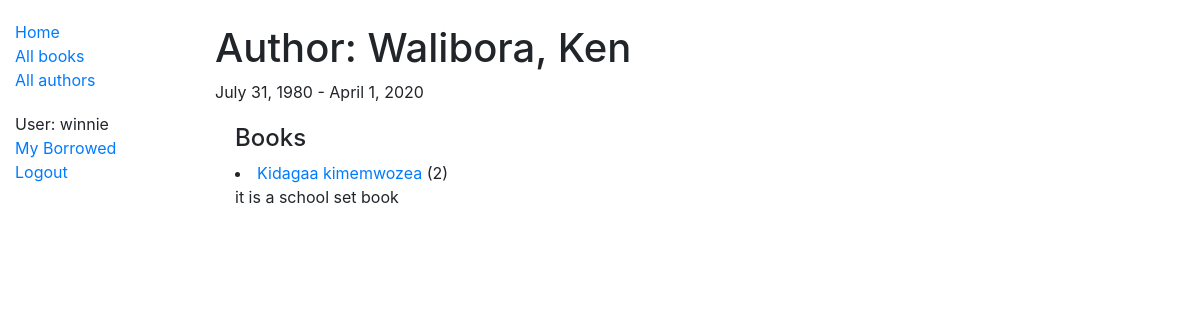
The page /catalog/authors/1 (signed in) on the database its author committed.
### catalog/models.py (models this page shows, shortened)
class Author(models.Model):
    first_name = models.CharField(max_length=100)
    last_name = models.CharField(max_length=100)
    date_of_birth = models.DateField(null=True, blank=True)
    date_of_death = models.DateField('Died', null=True, blank=True)
    class Meta:
        ordering = ['last_name', 'first_name']

class Book(models.Model):
    title = models.CharField(max_length=200)
    author = models.ForeignKey('Author', on_delete=models.SET_NULL, null=True)
    summary = models.TextField(max_length=1000, help_text='Enter a brief description of the book')
    isbn = models.CharField('ISBN', max_length=13, help_text='13 Character <a href="https://www.isbn-international.org/content/what-isbn">ISBN number</a>')
    genre = models.ManyToManyField(Genre, help_text='Select a genre for this book')
    language = models.ForeignKey('Language', on_delete=models.SET_NULL, null=True)
    def display_genre(self):
        """Create a string for the Genre. This is required to display genre in Admin."""
        return ', '.join(genre.name for genre in self.genre.all()[:3])
    display_genre.short_description = 'Genre'
    def get_absolute_url(self):
        return reverse('book-detail', args=[str(self.id)])

### catalog/views.py (the view)
# urls.py: path('authors/<int:pk>', views.AuthorDetailView.as_view(), name='author-detail'),
class AuthorDetailView(LoginRequiredMixin,generic.DetailView):
    model = Author

### catalog/templates/catalog/author_detail.html
{% extends "basic_generic.html" %}
{% block content %}
<br>
  <h1>Author: {{ author.last_name }}, {{ author.first_name }}</h1>
  <p>{{ author.date_of_birth }} - {{ author.date_of_death }}</p>
  <div style="margin-left:20px;margin-top:20px">
    <h4>Books</h4>
    {% for book in author.book_set.all %}
    <li>
      <a href="{{ book.get_absolute_url }}">{{ book.title }}</a> ({{book.bookinstance_set.all.count}})
      <br>{{ book.summary}}
    </li>
  {% endfor %}
  </div>
{% endblock %}

### catalog/templates/basic_generic.html (shortened to what this page needs)
<!DOCTYPE html>
<html lang="en">
<head>
  <link rel="stylesheet" href="https://stackpath.bootstrapcdn.com/bootstrap/4.1.3/css/bootstrap.min.css">
  {% load static %}
  <link rel="stylesheet" href="{% static 'css/styles.css' %}">
</head>
<body>
  <div class="container-fluid">
    <div class="row">
      <div class="col-sm-2">
      {% block sidebar %}
      <ul class = "sidebar-nav">
          <li><a href="{% url 'index' %}">Home</a></li>
          <li><a href="{% url 'books' %}">All books</a></li>
          <li><a href="{% url 'authors' %}">All authors</a></li>
      </ul>
      <ul class="sidebar-nav">
            {% if user.is_authenticated %}
              <li>User: {{ user.get_username }}</li>
              <li><a href="{% url 'my-borrowed' %}">My Borrowed</a></li>
              <li><a href="{% url 'logout'%}?next={{request.path}}">Logout</a></li>
            {% else %}
              <li><a href="{% url 'login'%}?next={{request.path}}">Login</a></li>
            {% endif %}
        </ul>
     {% endblock %}
      </div>
      <div class="col-sm-10 ">{% block content %}{% endblock %}</div>
    </div>
  </div>
</body>
</html>

### catalog/static/css/styles.css (style rules this page uses)
.sidebar-nav { margin-top: 20px; padding: 0; list-style: none; }

### rows shown on the page
Author: last_name "Walibora", first_name "Ken", date_of_birth "July 31, 1980", date_of_death "April 1, 2020"
Book: title "Kidagaa kimemwozea", bookinstance_set.all.count "2", summary "it is a school set book"

### other values the page prints
{{ user.get_username }} "winnie"
